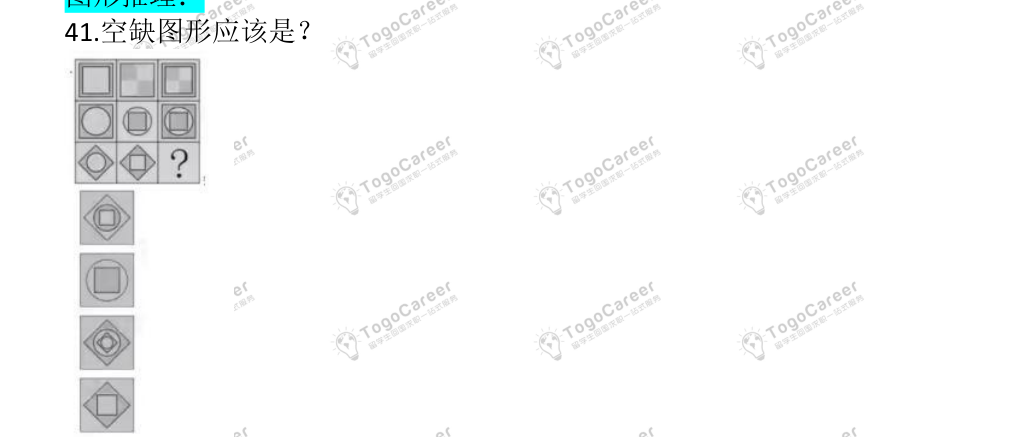
#> input picture images/beisen/beisen-041.png, 1031 x 445 px
$ python -i export_images.py   (imports and definitions only)
#> lines starting #> are read from the running program, lines starting #| are printed output that depends on the picture
#> further down, picture is the input picture: PIL image 1031x445 RGB; mean R, G, B 247.7, 248.6, 248.7
#!/usr/bin/env python3
"""Export question figure clips (without answers) for graphic/chart items."""

from __future__ import annotations

import json
import re
from pathlib import Path

import fitz

ROOT = Path(__file__).resolve().parents[1]
DATA = ROOT / "public" / "data" / "questions.json"
IMG_ROOT = ROOT / "public" / "images"

# Prefer 学生版 for crops (no 解析/答案干扰); fall back to 解析版.
_PLAN = Path("/Users/gesu/Desktop/26秋招/行测题目/行测学习计划（30天）")
_PDD = Path("/Users/gesu/Desktop/26秋招/行测题目/拼多多在线测评题库")
SOURCE_PDFS = {
    "beisen": Path("/Users/gesu/Desktop/26秋招/行测题目/TogoCareer北森题库（解析版）.pdf"),
    "plan-w1": _PLAN / "行测学习计划（第一周）学生版.pdf",
    "plan-w2": _PLAN / "行测学习计划（第二周）学生版.pdf",
    "plan-w3": _PLAN / "行测学习计划（第三周）学生版.pdf",
    "mock1": _PLAN / "行测学习计划（第四周）模拟卷1-学生版.pdf",
    "mock2": _PLAN / "行测学习计划（第四周）模拟卷2-学生版.pdf",
    "pdd-yy": _PDD / "拼多多言语26新题整理可以搜.pdf",
    "pdd-sx": _PDD / "拼多多数学26新题整理可以搜.pdf",
    "pdd-tx": _PDD / "拼多多图推26新题整理.pdf",
}
SOURCE_PDF_FALLBACKS = {
    "plan-w1": _PLAN / "行测学习计划（第一周）解析版.pdf",
    "plan-w2": _PLAN / "行测学习计划（第二周）解析版.pdf",
    "plan-w3": _PLAN / "行测学习计划（第三周）解析版.pdf",
    "mock1": _PLAN / "行测学习计划（第四周）模拟卷1-解析版.pdf",
    "mock2": _PLAN / "行测学习计划（第四周）模拟卷2-解析版.pdf",
    "beisen": Path("/Users/gesu/Desktop/26秋招/行测题目/TogoCareer北森题库.pdf"),
}

ANSWER_RE = re.compile(r"参考答案|正确答案|【解析】")
QSTART_RE = re.compile(r"^(\d{1,3})[\.、．]")


# [17 lines left out: function needs_figure, not called in this run]


def qnum_from_id(qid: str) -> int | None:
    m = re.search(r"-(\d+)$", qid)
    return int(m.group(1)) if m else None


# [86 lines left out: functions find_question_anchor, find_answer_y, find_next_question_y, is_watermark_image, real_images_in_band, not called in this run]


def page_has_images_in_band(page: fitz.Page, y0: float, y1: float) -> bool:
    return bool(real_images_in_band(page, y0, y1))


# [152 lines left out: functions find_end_on_page, figure_bottom_for_question, scrub_answer_text, extract_narrow_option_images, ink_width, prefer_option_strip_canvas, not called in this run]


def trim_whitespace(img: "Image.Image", pad: int = 16, thr: int = 210) -> "Image.Image":
    """Crop near-white margins so narrow option strips aren't lost in empty canvas.

    Threshold is ink-oriented (not watermark-gray) so light TogoCareer overlays
    don't keep the full page width.
    """
#> called with pad = 16, thr = 210
    from PIL import Image

    def upscale_if_narrow(cropped: "Image.Image") -> "Image.Image":
        if cropped.width >= 420:
            return cropped
        factor = min(4.0, 720 / max(cropped.width, 1))
        return cropped.resize(
            (max(1, int(cropped.width * factor)), max(1, int(cropped.height * factor))),
            Image.Resampling.LANCZOS,
        )

    rgb = img.convert("RGB")
    w, h = rgb.size
#> w = 1031; h = 445
    px = rgb.load()
    xs: list[int] = []
    ys: list[int] = []
    # Subsample for speed on tall clips
    step = 2 if max(w, h) > 900 else 1
#> step = 2
    for y in range(0, h, step):
        for x in range(0, w, step):
            r, g, b = px[x, y]
            if r < thr or g < thr or b < thr:
                xs.append(x)
                ys.append(y)
#> after the loop, xs = 7769 values, max 854 at index 3633, min 64 at index 0, mean 157.7; ys = 7769 values from 0 to 436
    if not xs:
        return upscale_if_narrow(img)
    x0 = max(0, min(xs) - pad)
#> x0 = 48
    y0 = max(0, min(ys) - pad)
#> y0 = 0
    x1 = min(w, max(xs) + pad + 1)
#> x1 = 871
    y1 = min(h, max(ys) + pad + 1)
#> y1 = 445
    if x1 - x0 < 40 or y1 - y0 < 40:
        return upscale_if_narrow(img)
    cropped = img.crop((x0, y0, x1, y1))
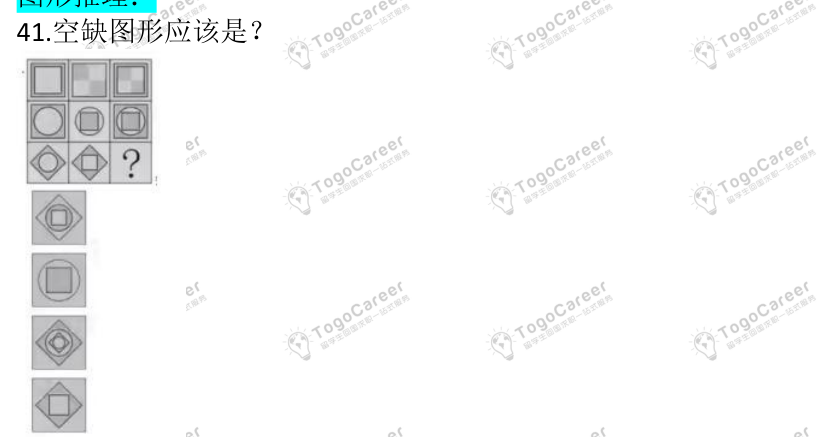
#> cropped: PIL image 823x445 RGB; mean R, G, B 245.9, 247, 247.2
    return upscale_if_narrow(cropped)


# [227 lines left out: functions render_band, clip_question, resolve_pdf_key, main, not called in this run]


# [2 lines not run here, left out]

>>> from PIL import Image
>>> picture = Image.open('../images/beisen/beisen-041.png')
>>> result = trim_whitespace(picture)

$ run again, on images/mock1/mock1-005.png
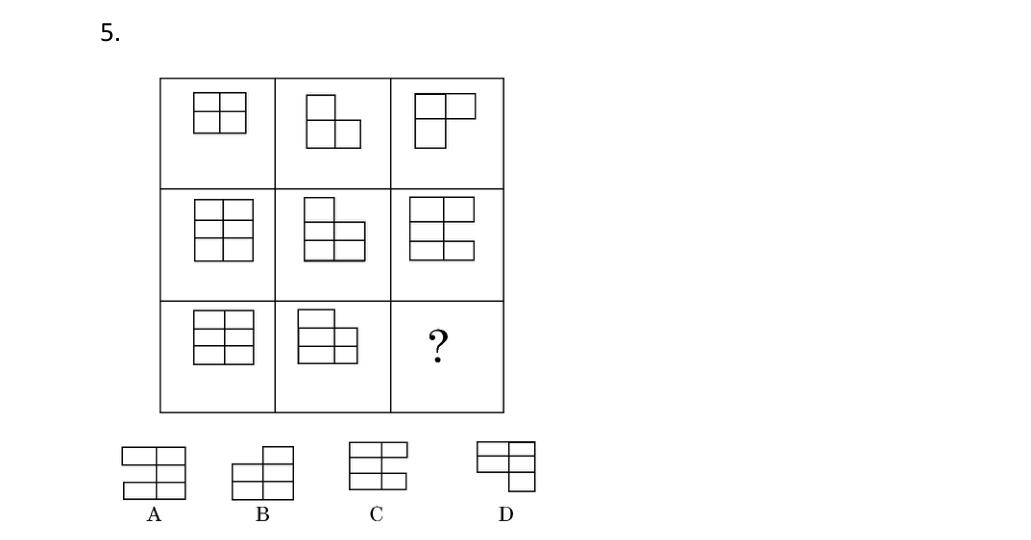
#> input picture images/mock1/mock1-005.png, 1031 x 540 px
#> picture is the input picture: PIL image 1031x540 RGB; min 0, max 255, mean 250.1
#> after the loop in trim_whitespace, `for y in range(0, h, step):`: xs = 4044 values, max 534 at index 3153, min 102 at index 0, mean 330.7; ys = 4044 values from 24 to 520
#> x0 = 86
#> y0 = 8
#> x1 = 551
#> y1 = 537
#> in trim_whitespace, `cropped = img.crop((x0, y0, x1, y1))`:
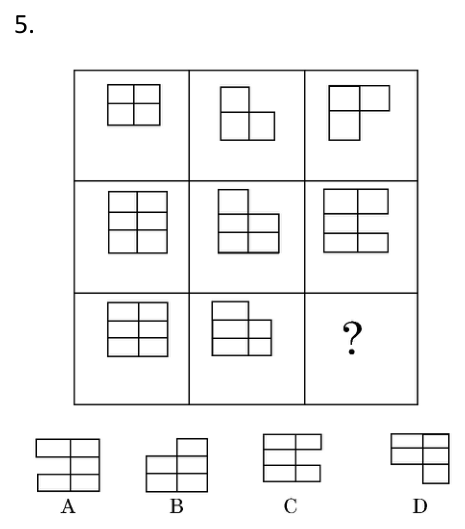
#> cropped: PIL image 465x529 RGB; min 0, max 255, mean 244

$ run again, on images/mock1/mock1-033.png
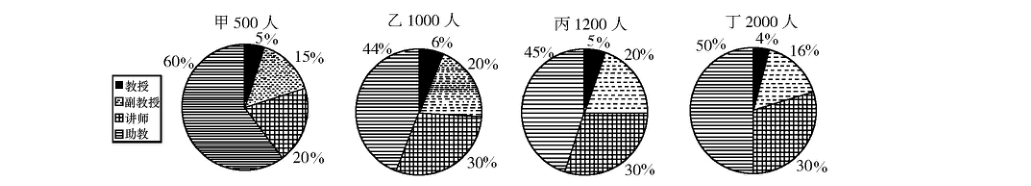
#> input picture images/mock1/mock1-033.png, 1031 x 186 px
#> picture is the input picture: PIL image 1031x186 RGB; min 0, max 255, mean 215.7
#> after the loop in trim_whitespace, `for y in range(0, h, step):`: xs = 10885 values, max 826 at index 10668, min 112 at index 2305, mean 472.2; ys = 10885 values from 14 to 174
#> x0 = 96
#> y0 = 0
#> x1 = 843
#> y1 = 186
#> in trim_whitespace, `cropped = img.crop((x0, y0, x1, y1))`:
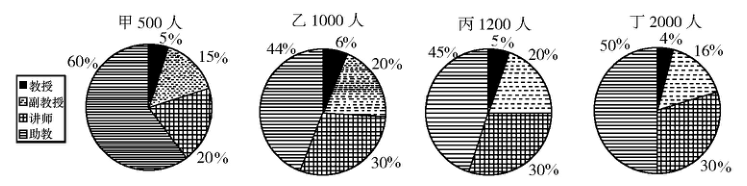
#> cropped: PIL image 747x186 RGB; min 0, max 255, mean 200.8

$ run again, on images/mock2/mock2-023.png
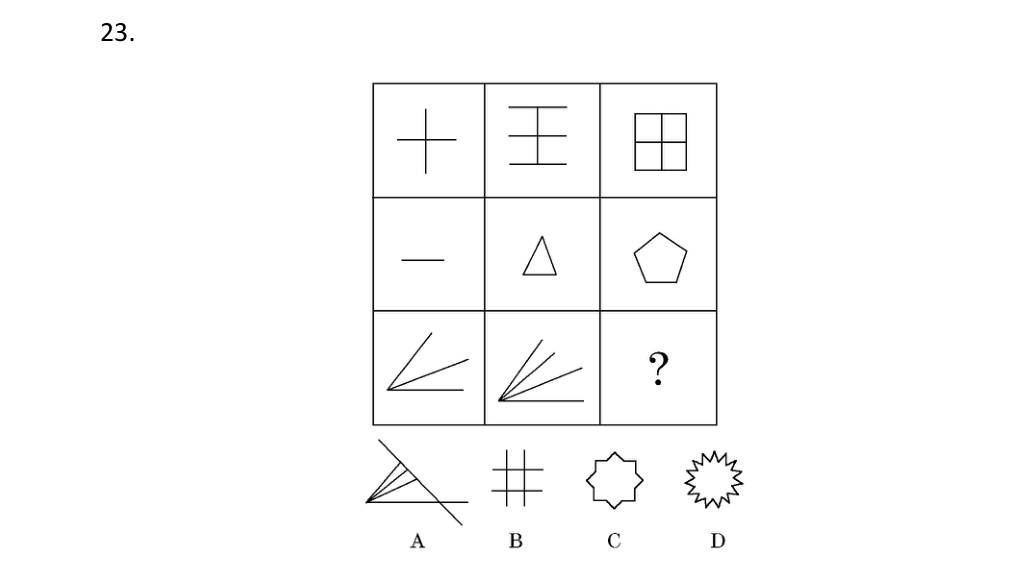
#> input picture images/mock2/mock2-023.png, 1031 x 571 px
#> picture is the input picture: PIL image 1031x571 RGB; min 0, max 255, mean 251.3
#> after the loop in trim_whitespace, `for y in range(0, h, step):`: xs = 3346 values, max 742 at index 2937, min 102 at index 0, mean 542.1; ys = 3346 values from 24 to 546
#> x0 = 86
#> y0 = 8
#> x1 = 759
#> y1 = 563
#> in trim_whitespace, `cropped = img.crop((x0, y0, x1, y1))`:
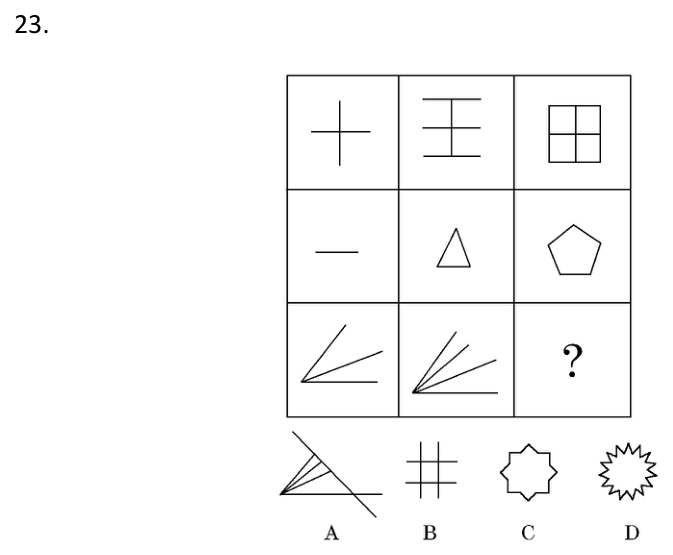
#> cropped: PIL image 673x555 RGB; min 0, max 255, mean 249.1
